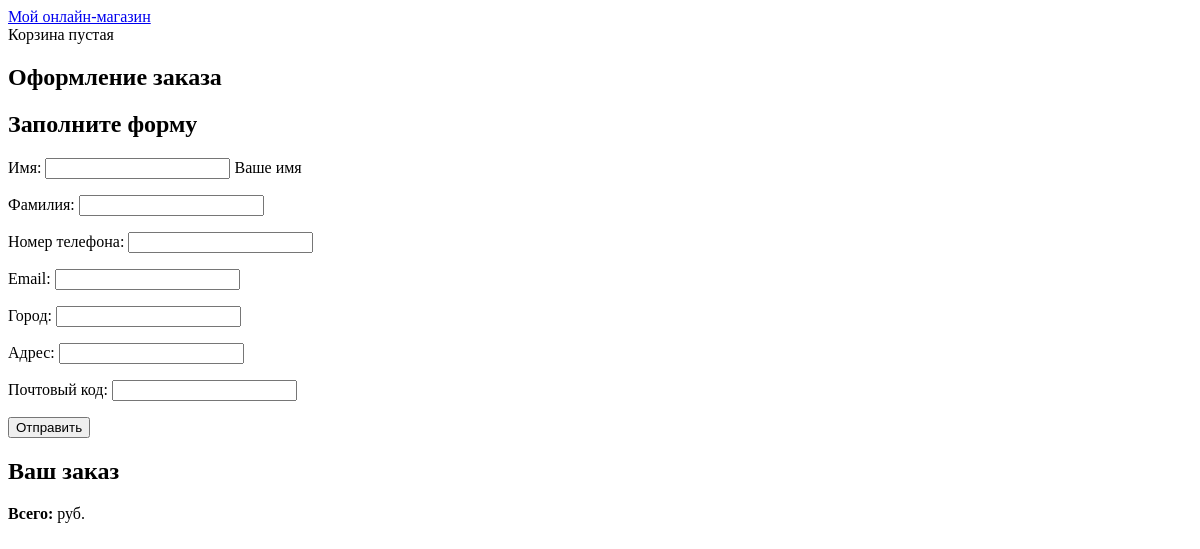
Before: /order/create/ (signed in) with the older database file.
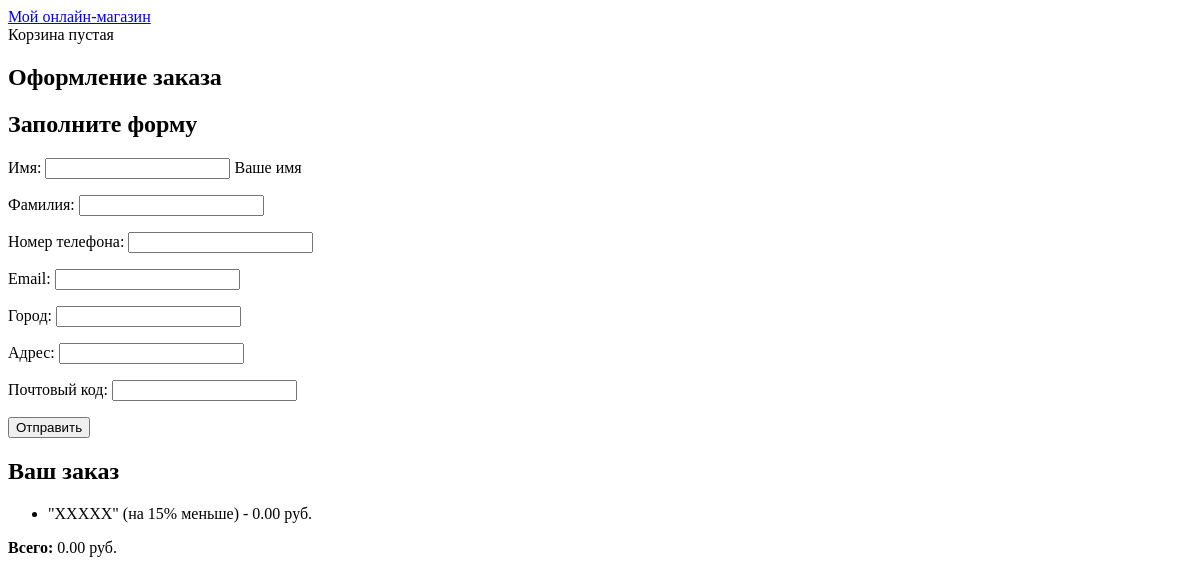
After: the same page with the newer database file.
### cupons/models.py (models this page shows, shortened)
class Cupon(models.Model):
    class Meta():
        verbose_name_plural = "Купоны"
        verbose_name = "Купон"
    code = models.CharField(max_length=50, unique=True, verbose_name="Код")
    valid_from = models.DateTimeField()
    valid_to = models.DateTimeField()
    discount = models.IntegerField(validators=[MinValueValidator(0), MaxValueValidator(100)])
    active = models.BooleanField()

### orders/views.py (the view, shortened to what this page needs)
def order_create(request):
    cart = Cart(request)
    form = OrderCreateForm()
    return render(request, 'orders/order/create.html', {'cart': cart,
                                                        'form': form})

### orders/forms.py
class OrderCreateForm(forms.ModelForm):
    class Meta:
        model = Order
        fields = ['first_name', 'last_name', 'mobile_number', 'email', 'city',
                  'address', 'postal_code']

### cart/cart.py (called while the page is built)
    @property
    def cupon(self):
        if self.cupon_id:
            return Cupon.objects.get(id=self.cupon_id)
        return None

    def get_discount(self):
        if self.cupon:
            return (self.cupon.discount / Decimal('100')) * self.get_total_price()
        return Decimal('0')

    def get_total_price_after_discount(self):
        return self.get_total_price() - self.get_discount()

    def __len__(self):
        return sum(item['quantity'] for item in self.cart.values())

    def get_total_price(self):
        return sum(Decimal(item['price']) * item['quantity'] for item in self.cart.values())

### cart/context_processors.py (called while the page is built)
def cart(request):
    return {'cart': Cart(request)}

### orders/templates/orders/order/create.html (shortened to what this page needs)
{% extends "catalog/base.html" %}
{% block content %}
  <h1>Оформление заказа</h1>
  <div class="col-sm-4">
    <h2>Заполните форму</h2>
    <form class="order-form" action="." method="post">
      {{ form.as_p }}
      <input type="submit" value="Отправить">
    </form>
  </div>
  <div class="order-info col-sm-8">
    <h2>Ваш заказ</h2>
    <ul>
      {% if cart.cupon %}
        <li>
          "{{ cart.cupon.code }}" (на {{ cart.cupon.discount }}% меньше)
          <span> - {{ cart.get_discount|floatformat:"2"}} руб.</span>
        </li>
      {% endif %}
    </ul>
    <p><strong>Всего:</strong> {{ cart.get_total_price_after_discount|floatformat:"2"}} руб.</p>
  </div>
{% endblock %}

Changed rows visible on the page:
added Cupon: cupon.code "XXXXX", cupon.discount "15", get_discount "0.00", get_total_price_after_discount "0.00"
Other visible differences:
text now shown: "\" \" (на % меньше) - руб."
